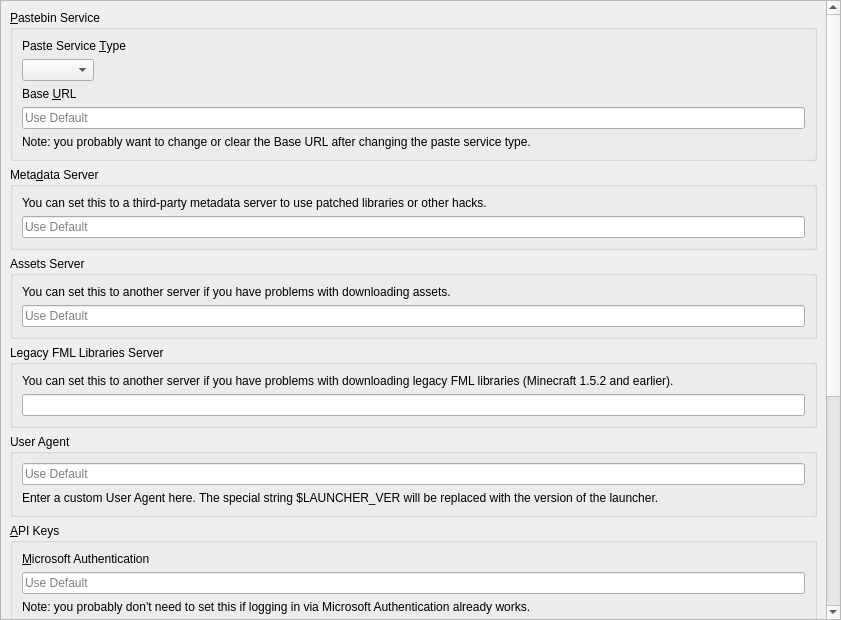
<?xml version="1.0" encoding="UTF-8"?>
<ui version="4.0">
 <class>APIPage</class>
 <widget class="QWidget" name="APIPage">
  <property name="geometry">
   <rect>
    <x>0</x>
    <y>0</y>
    <width>841</width>
    <height>620</height>
   </rect>
  </property>
  <layout class="QVBoxLayout" name="verticalLayout_2">
   <property name="leftMargin">
    <number>0</number>
   </property>
   <property name="topMargin">
    <number>0</number>
   </property>
   <property name="rightMargin">
    <number>0</number>
   </property>
   <property name="bottomMargin">
    <number>0</number>
   </property>
   <item>
    <widget class="QScrollArea" name="scrollArea">
     <property name="widgetResizable">
      <bool>true</bool>
     </property>
     <widget class="QWidget" name="scrollAreaWidgetContents">
      <property name="geometry">
       <rect>
        <x>0</x>
        <y>-262</y>
        <width>820</width>
        <height>908</height>
       </rect>
      </property>
      <layout class="QVBoxLayout" name="verticalLayout">
       <item>
        <widget class="QGroupBox" name="groupBox_paste">
         <property name="title">
          <string>&amp;Pastebin Service</string>
         </property>
         <layout class="QVBoxLayout" name="verticalLayout_3">
          <item>
           <widget class="QLabel" name="pasteServiceTypeLabel">
            <property name="text">
             <string>Paste Service &amp;Type</string>
            </property>
            <property name="buddy">
             <cstring>pasteTypeComboBox</cstring>
            </property>
           </widget>
          </item>
          <item>
           <widget class="QComboBox" name="pasteTypeComboBox">
            <property name="sizePolicy">
             <sizepolicy hsizetype="Maximum" vsizetype="Fixed">
              <horstretch>0</horstretch>
              <verstretch>0</verstretch>
             </sizepolicy>
            </property>
           </widget>
          </item>
          <item>
           <widget class="QLabel" name="baseURLLabel">
            <property name="text">
             <string>Base &amp;URL</string>
            </property>
            <property name="buddy">
             <cstring>baseURLEntry</cstring>
            </property>
           </widget>
          </item>
          <item>
           <widget class="QLineEdit" name="baseURLEntry">
            <property name="placeholderText">
             <string>Use Default</string>
            </property>
            <property name="clearButtonEnabled">
             <bool>true</bool>
            </property>
           </widget>
          </item>
          <item>
           <widget class="QLabel" name="baseURLNote">
            <property name="text">
             <string>Note: you probably want to change or clear the Base URL after changing the paste service type.</string>
            </property>
            <property name="wordWrap">
             <bool>true</bool>
            </property>
           </widget>
          </item>
         </layout>
        </widget>
       </item>
       <item>
        <widget class="QGroupBox" name="groupBox_meta">
         <property name="title">
          <string>Meta&amp;data Server</string>
         </property>
         <layout class="QVBoxLayout" name="verticalLayout_5">
          <item>
           <widget class="QLabel" name="label_6">
            <property name="text">
             <string>You can set this to a third-party metadata server to use patched libraries or other hacks.</string>
            </property>
            <property name="textFormat">
             <enum>Qt::RichText</enum>
            </property>
            <property name="wordWrap">
             <bool>true</bool>
            </property>
            <property name="openExternalLinks">
             <bool>true</bool>
            </property>
           </widget>
          </item>
          <item>
           <widget class="QLineEdit" name="metaURL">
            <property name="placeholderText">
             <string>Use Default</string>
            </property>
           </widget>
          </item>
         </layout>
        </widget>
       </item>
       <item>
        <widget class="QGroupBox" name="groupBox_assets">
         <property name="title">
          <string>Assets Server</string>
         </property>
         <layout class="QVBoxLayout" name="verticalLayout_6">
          <item>
           <widget class="QLabel" name="label_7">
            <property name="text">
             <string>You can set this to another server if you have problems with downloading assets.</string>
            </property>
            <property name="textFormat">
             <enum>Qt::RichText</enum>
            </property>
            <property name="wordWrap">
             <bool>true</bool>
            </property>
            <property name="openExternalLinks">
             <bool>true</bool>
            </property>
           </widget>
          </item>
          <item>
           <widget class="QLineEdit" name="resourceURL">
            <property name="placeholderText">
             <string>Use Default</string>
            </property>
           </widget>
          </item>
         </layout>
        </widget>
       </item>
       <item>
        <widget class="QGroupBox" name="groupBox_fmllibs">
         <property name="title">
          <string>Legacy FML Libraries Server</string>
         </property>
         <layout class="QVBoxLayout" name="verticalLayout_8">
          <item>
           <widget class="QLabel" name="label">
            <property name="text">
             <string>You can set this to another server if you have problems with downloading legacy FML libraries (Minecraft 1.5.2 and earlier).</string>
            </property>
            <property name="textFormat">
             <enum>Qt::RichText</enum>
            </property>
            <property name="wordWrap">
             <bool>true</bool>
            </property>
            <property name="openExternalLinks">
             <bool>true</bool>
            </property>
           </widget>
          </item>
          <item>
           <widget class="QLineEdit" name="legacyFMLLibsURL"/>
          </item>
         </layout>
        </widget>
       </item>
       <item>
        <widget class="QGroupBox" name="groupBox_ua">
         <property name="minimumSize">
          <size>
           <width>0</width>
           <height>0</height>
          </size>
         </property>
         <property name="title">
          <string>User Agent</string>
         </property>
         <layout class="QVBoxLayout" name="verticalLayout_7">
          <item>
           <widget class="QLineEdit" name="userAgentLineEdit">
            <property name="placeholderText">
             <string>Use Default</string>
            </property>
           </widget>
          </item>
          <item>
           <widget class="QLabel" name="userAgentLabel">
            <property name="text">
             <string>Enter a custom User Agent here. The special string $LAUNCHER_VER will be replaced with the version of the launcher.</string>
            </property>
            <property name="wordWrap">
             <bool>true</bool>
            </property>
           </widget>
          </item>
         </layout>
        </widget>
       </item>
       <item>
        <widget class="QGroupBox" name="groupBox_msa">
         <property name="title">
          <string>&amp;API Keys</string>
         </property>
         <layout class="QVBoxLayout" name="verticalLayout_4">
          <item>
           <widget class="QLabel" name="msaClientIDLabel">
            <property name="text">
             <string>&amp;Microsoft Authentication</string>
            </property>
            <property name="textFormat">
             <enum>Qt::RichText</enum>
            </property>
            <property name="wordWrap">
             <bool>true</bool>
            </property>
            <property name="openExternalLinks">
             <bool>true</bool>
            </property>
            <property name="buddy">
             <cstring>msaClientID</cstring>
            </property>
           </widget>
          </item>
          <item>
           <widget class="QLineEdit" name="msaClientID">
            <property name="placeholderText">
             <string>Use Default</string>
            </property>
           </widget>
          </item>
          <item>
           <widget class="QLabel" name="label_3">
            <property name="text">
             <string>Note: you probably don't need to set this if logging in via Microsoft Authentication already works.</string>
            </property>
            <property name="textFormat">
             <enum>Qt::RichText</enum>
            </property>
            <property name="wordWrap">
             <bool>true</bool>
            </property>
           </widget>
          </item>
          <item>
           <spacer name="verticalSpacer">
            <property name="orientation">
             <enum>Qt::Vertical</enum>
            </property>
            <property name="sizeType">
             <enum>QSizePolicy::Fixed</enum>
            </property>
            <property name="sizeHint" stdset="0">
             <size>
              <width>0</width>
              <height>6</height>
             </size>
            </property>
           </spacer>
          </item>
          <item>
           <widget class="QLabel" name="elyClientIDLabel">
            <property name="text">
             <string>&amp;Ely.by Authentication</string>
            </property>
            <property name="textFormat">
             <enum>Qt::RichText</enum>
            </property>
            <property name="wordWrap">
             <bool>true</bool>
            </property>
            <property name="openExternalLinks">
             <bool>true</bool>
            </property>
            <property name="buddy">
             <cstring>elyClientID</cstring>
            </property>
           </widget>
          </item>
          <item>
           <widget class="QLineEdit" name="elyClientID">
            <property name="placeholderText">
             <string>Use Default</string>
            </property>
           </widget>
          </item>
          <item>
           <widget class="QLabel" name="label_31">
            <property name="text">
             <string>Note: you probably don't need to set this if logging in via Ely.by Authentication already works.</string>
            </property>
            <property name="textFormat">
             <enum>Qt::RichText</enum>
            </property>
            <property name="wordWrap">
             <bool>true</bool>
            </property>
           </widget>
          </item>
          <item>
           <spacer name="verticalSpacer_1">
            <property name="orientation">
             <enum>Qt::Vertical</enum>
            </property>
            <property name="sizeType">
             <enum>QSizePolicy::Fixed</enum>
            </property>
            <property name="sizeHint" stdset="0">
             <size>
              <width>0</width>
              <height>6</height>
             </size>
            </property>
           </spacer>
          </item>
          <item>
           <widget class="QLabel" name="modrinthTokenLabel">
            <property name="text">
             <string>Mod&amp;rinth</string>
            </property>
            <property name="textFormat">
             <enum>Qt::RichText</enum>
            </property>
            <property name="wordWrap">
             <bool>true</bool>
            </property>
            <property name="openExternalLinks">
             <bool>true</bool>
            </property>
            <property name="buddy">
             <cstring>modrinthToken</cstring>
            </property>
           </widget>
          </item>
          <item>
           <widget class="QLineEdit" name="modrinthToken">
            <property name="enabled">
             <bool>true</bool>
            </property>
            <property name="placeholderText">
             <string>Use None</string>
            </property>
           </widget>
          </item>
          <item>
           <widget class="QLabel" name="label_8">
            <property name="text">
             <string>&lt;html&gt;&lt;head/&gt;&lt;body&gt;&lt;p&gt;Note: you only need to set this to access private data. Read the &lt;a href=&quot;https://docs.modrinth.com/api/#authentication&quot;&gt;documentation&lt;/a&gt; for more information.&lt;/p&gt;&lt;/body&gt;&lt;/html&gt;</string>
            </property>
            <property name="wordWrap">
             <bool>true</bool>
            </property>
            <property name="openExternalLinks">
             <bool>true</bool>
            </property>
           </widget>
          </item>
          <item>
           <spacer name="verticalSpacer_4">
            <property name="orientation">
             <enum>Qt::Vertical</enum>
            </property>
            <property name="sizeType">
             <enum>QSizePolicy::Fixed</enum>
            </property>
            <property name="sizeHint" stdset="0">
             <size>
              <width>0</width>
              <height>6</height>
             </size>
            </property>
           </spacer>
          </item>
          <item>
           <widget class="QLabel" name="flameKeyLabel">
            <property name="text">
             <string>&amp;CurseForge</string>
            </property>
            <property name="textFormat">
             <enum>Qt::RichText</enum>
            </property>
            <property name="wordWrap">
             <bool>true</bool>
            </property>
            <property name="openExternalLinks">
             <bool>true</bool>
            </property>
            <property name="buddy">
             <cstring>flameKey</cstring>
            </property>
           </widget>
          </item>
          <item>
           <widget class="QLineEdit" name="flameKey">
            <property name="enabled">
             <bool>true</bool>
            </property>
            <property name="placeholderText">
             <string>Use Default</string>
            </property>
           </widget>
          </item>
          <item>
           <widget class="QLabel" name="label_10">
            <property name="text">
             <string>Note: you probably don't need to set this if CurseForge already works.</string>
            </property>
            <property name="wordWrap">
             <bool>true</bool>
            </property>
           </widget>
          </item>
          <item>
           <widget class="QCheckBox" name="FallbackMRBlockedMods">
            <property name="text">
             <string>Enable fallback to Modrinth for blocked mods</string>
            </property>
           </widget>
          </item>
          <item>
           <spacer name="verticalSpacer_3">
            <property name="orientation">
             <enum>Qt::Vertical</enum>
            </property>
            <property name="sizeType">
             <enum>QSizePolicy::Fixed</enum>
            </property>
            <property name="sizeHint" stdset="0">
             <size>
              <width>0</width>
              <height>6</height>
             </size>
            </property>
           </spacer>
          </item>
          <item>
           <widget class="QLabel" name="label_12">
            <property name="text">
             <string>&amp;Technic</string>
            </property>
            <property name="buddy">
             <cstring>technicClientID</cstring>
            </property>
           </widget>
          </item>
          <item>
           <widget class="QLineEdit" name="technicClientID">
            <property name="placeholderText">
             <string>Use Default</string>
            </property>
           </widget>
          </item>
          <item>
           <widget class="QLabel" name="label_11">
            <property name="text">
             <string>&lt;html&gt;&lt;head/&gt;&lt;body&gt;&lt;p&gt;Note: you only need to set this to access private data.&lt;/p&gt;&lt;/body&gt;&lt;/html&gt;</string>
            </property>
            <property name="wordWrap">
             <bool>true</bool>
            </property>
           </widget>
          </item>
         </layout>
        </widget>
       </item>
       <item>
        <spacer name="verticalSpacer_2">
         <property name="orientation">
          <enum>Qt::Vertical</enum>
         </property>
         <property name="sizeHint" stdset="0">
          <size>
           <width>0</width>
           <height>0</height>
          </size>
         </property>
        </spacer>
       </item>
      </layout>
     </widget>
    </widget>
   </item>
  </layout>
 </widget>
 <resources/>
 <connections/>
</ui>
